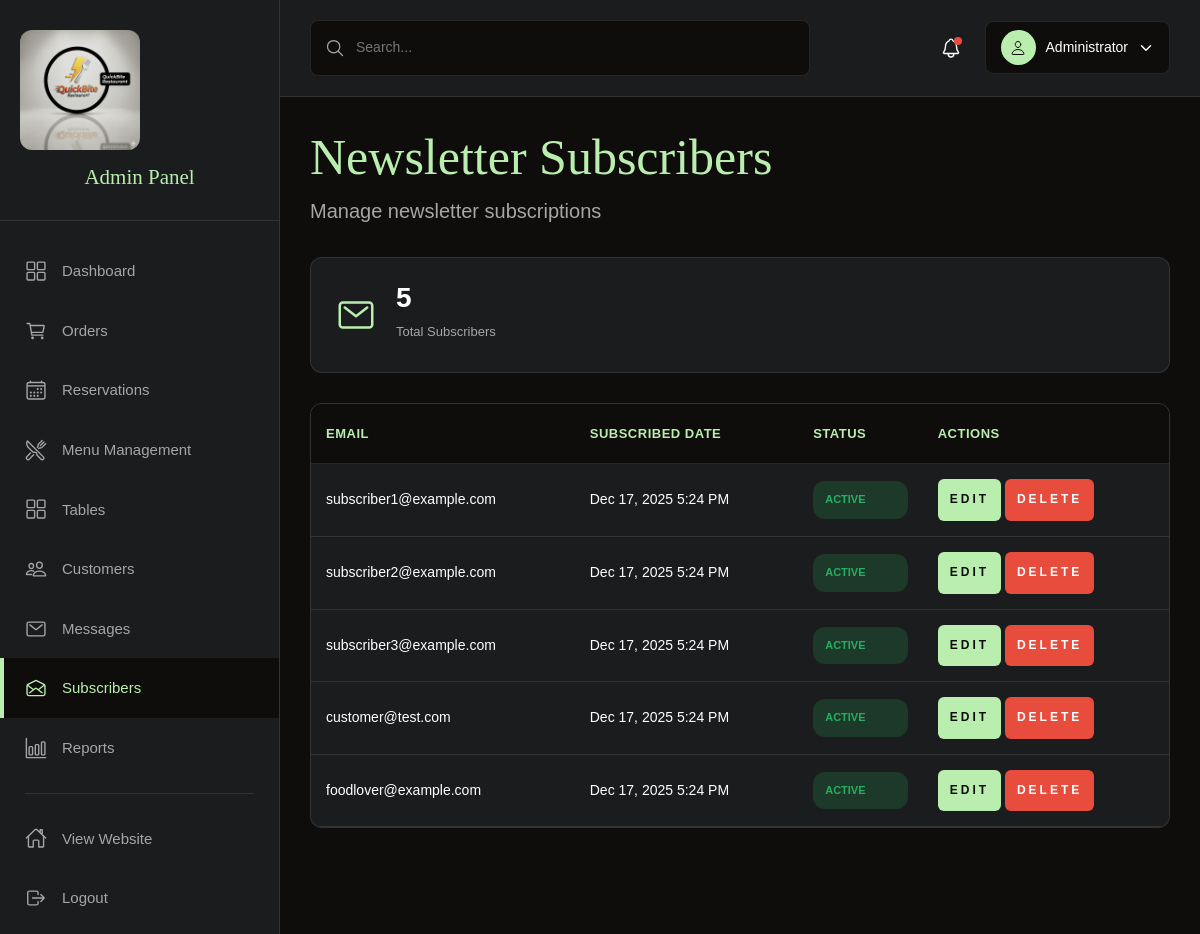
Screenshot of /admin/subscribers.php (signed in) with the database file from the repository.
### tables this page shows
CREATE TABLE newsletter_subscribers (
    id INT AUTO_INCREMENT PRIMARY KEY,
    email VARCHAR(100) NOT NULL UNIQUE,
    subscribed_at TIMESTAMP DEFAULT CURRENT_TIMESTAMP,
    INDEX idx_email (email)
);

### admin/subscribers.php (the view, shortened to what this page needs)
<?php
$conn = getDBConnection();
$query = "SELECT * FROM newsletter_subscribers ORDER BY subscribed_at DESC";
$subscribers = $conn->query($query);
$stats_query = "SELECT COUNT(*) as total FROM newsletter_subscribers";
$stats_result = $conn->query($stats_query);
$stats = $stats_result ? $stats_result->fetch_assoc() : ['total' => 0];
?>
<!DOCTYPE html>
<html lang="en">
<head>
    <link rel="stylesheet" href="../assets/css/style.css">
    <link rel="stylesheet" href="../assets/css/dashboard.css">
</head>
<body class="admin-page">
    <?php include 'includes/sidebar.php'; ?>
    <div class="admin-content">
        <?php include 'includes/topbar.php'; ?>
        <div class="content-wrapper">
            <div class="page-header">
                <h1 class="headline-1">Newsletter Subscribers</h1>
                <p class="body-2">Manage newsletter subscriptions</p>
            </div>
            <div class="stats-row">
                <div class="stat-box stat-primary">
                    <ion-icon name="mail-outline"></ion-icon>
                    <div>
                        <h3><?php echo $stats['total']; ?></h3>
                        <p>Total Subscribers</p>
                    </div>
                </div>
            </div>
            <div class="table-container">
                <table class="data-table">
                    <thead>
                        <tr>
                            <th>Email</th>
                            <th>Subscribed Date</th>
                            <th>Status</th>
                            <th>Actions</th>
                        </tr>
                    </thead>
                    <tbody>
                        <?php if ($subscribers && $subscribers->num_rows > 0): ?>
                            <?php while ($subscriber = $subscribers->fetch_assoc()): ?>
                                <tr>
                                    <td><?php echo htmlspecialchars($subscriber['email']); ?></td>
                                    <td><?php echo date('M j, Y g:i A', strtotime($subscriber['subscribed_at'])); ?></td>
                                    <td>
                                        <span class="status-badge status-active">Active</span>
                                    </td>
                                    <td>
                                        <button class="btn btn-sm btn-primary" onclick="editSubscriber(<?php echo $subscriber['id']; ?>)">Edit</button>
                                        <button class="btn btn-sm btn-danger" onclick="deleteSubscriber(<?php echo $subscriber['id']; ?>)">Delete</button>
                                    </td>
                                </tr>
                            <?php endwhile; ?>
                        <?php else: ?>
                            <tr>
                                <td colspan="4" class="no-data">No subscribers yet</td>
                            </tr>
                        <?php endif; ?>
                    </tbody>
                </table>
            </div>
        </div>
    </div>
</body>
</html>

### assets/css/style.css (style rules this page uses)
:root { --gold-crayola: hsl(110, 65%, 81%); --quick-silver: hsla(0, 0%, 65%, 1); --davys-grey: hsla(30, 3%, 34%, 1); --smoky-black-1: hsla(40, 12%, 5%, 1); --smoky-black-2: hsla(30, 8%, 5%, 1); --smoky-black-3: hsla(0, 3%, 7%, 1); --eerie-black-1: hsla(210, 4%, 9%, 1); --eerie-black-2: hsla(210, 4%, 11%, 1); --eerie-black-3: hsla(180, 2%, 8%, 1); --eerie-black-4: hsla(0, 0%, 13%, 1); --white: hsla(0, 0%, 100%, 1); --white-alpha-20: hsla(0, 0%, 100%, 0.2); --white-alpha-10: hsla(0, 0%, 100%, 0.1); --black: hsla(0, 0%, 0%, 1); --black-alpha-80: hsla(0, 0%, 0%, 0.8); --black-alpha-15: hsla(0, 0%, 0%, 0.15); --loading-text-gradient: linear-gradient(90deg, transparent 0% 16.66%, var(--smoky-black-3) 33.33% 50%, transparent 66.66% 75%); --gradient-1: linear-gradient(to top,hsla(0, 0%, 0%, 0.9),hsla(0, 0%, 0%, 0.7),transparent); --fontFamily-forum: 'Forum', cursive; --fontFamily-dm_sans: 'DM Sans', sans-serif; --fontSize-display-1: calc(1.3rem + 6.7vw); --fontSize-headline-1: calc(2rem + 2.5vw); --fontSize-headline-2: calc(1.3rem + 2.4vw); --fontSize-title-1: calc(1.6rem + 1.2vw); --fontSize-title-2: 2.2rem; --fontSize-title-3: 2.1rem; --fontSize-title-4: calc(1.6rem + 1.2vw); --fontSize-body-1: 2.4rem; --fontSize-body-2: 1.6rem; --fontSize-body-3: 1.8rem; --fontSize-body-4: 1.6rem; --fontSize-label-1: 1.4rem; --fontSize-label-2: 1.2rem; --weight-regular: 400; --weight-bold: 700; --lineHeight-1: 1em; --lineHeight-2: 1.2em; --lineHeight-3: 1.5em; --lineHeight-4: 1.6em; --lineHeight-5: 1.85em; --lineHeight-6: 1.4em; --letterSpacing-1: 0.15em; --letterSpacing-2: 0.4em; --letterSpacing-3: 0.2em; --letterSpacing-4: 0.3em; --letterSpacing-5: 3px; --section-space: 70px; --shadow-1: 0px 0px 25px 0px hsla(0, 0%, 0%, 0.25); --radius-24: 24px; --radius-circle: 50%; --transition-1: 250ms ease; --transition-2: 500ms ease; --transition-3: 1000ms ease; }
*, *::before, *::after { margin: 0; padding: 0; box-sizing: border-box; }
input, button, select, textarea { background: none; border: none; font: inherit; }
button { cursor: pointer; }
html { font-size: 10px; scroll-behavior: smooth; }
body { background-color: var(--eerie-black-1); color: var(--white); font-family: var(--fontFamily-dm_sans); font-size: var(--fontSize-body-4); font-weight: var(--weight-regular); line-height: var(--lineHeight-5); overflow: hidden; height: 300vh; }
.display-1, .headline-1, .headline-2, .title-1, .title-2, .title-3, .title-4 { color: var(--white); font-family: var(--fontFamily-forum); font-weight: var(--weight-regular); line-height: var(--lineHeight-2); }
.headline-1 { font-size: var(--fontSize-headline-1); }
.body-2 { font-size: var(--fontSize-body-2); line-height: var(--lineHeight-4); }
.btn { position: relative; color: var(--gold-crayola); font-size: var(--fontSize-label-2); font-weight: var(--weight-bold); text-transform: uppercase; letter-spacing: var(--letterSpacing-5); max-width: max-content; border: 2px solid var(--gold-crayola); padding: 12px 45px; overflow: hidden; z-index: 1; }
.btn::before { content: ""; position: absolute; bottom: 100%; left: 50%; transform: translateX(-50%); width: 200%; height: 200%; border-radius: var(--radius-circle); background-color: var(--gold-crayola); transition: var(--transition-2); z-index: -1; }
@media (min-width: 575px) { :root { --fontSize-body-2: 2rem; } }
@media (min-width: 992px) { :root { --section-space: 100px; } }
@media (min-width: 1200px) { :root { --fontSize-title-2: 2.5rem; } }

### rows the page displays
newsletter_subscribers: email "subscriber1@example.com", subscribed_at "Dec 17, 2025 5:24 PM"
newsletter_subscribers: email "subscriber2@example.com", subscribed_at "Dec 17, 2025 5:24 PM"
newsletter_subscribers: email "subscriber3@example.com", subscribed_at "Dec 17, 2025 5:24 PM"
newsletter_subscribers: email "customer@test.com", subscribed_at "Dec 17, 2025 5:24 PM"
newsletter_subscribers: email "foodlover@example.com", subscribed_at "Dec 17, 2025 5:24 PM"

### other values shown
$_SESSION['full_name'] "Administrator"
$stats['total'] "5"
